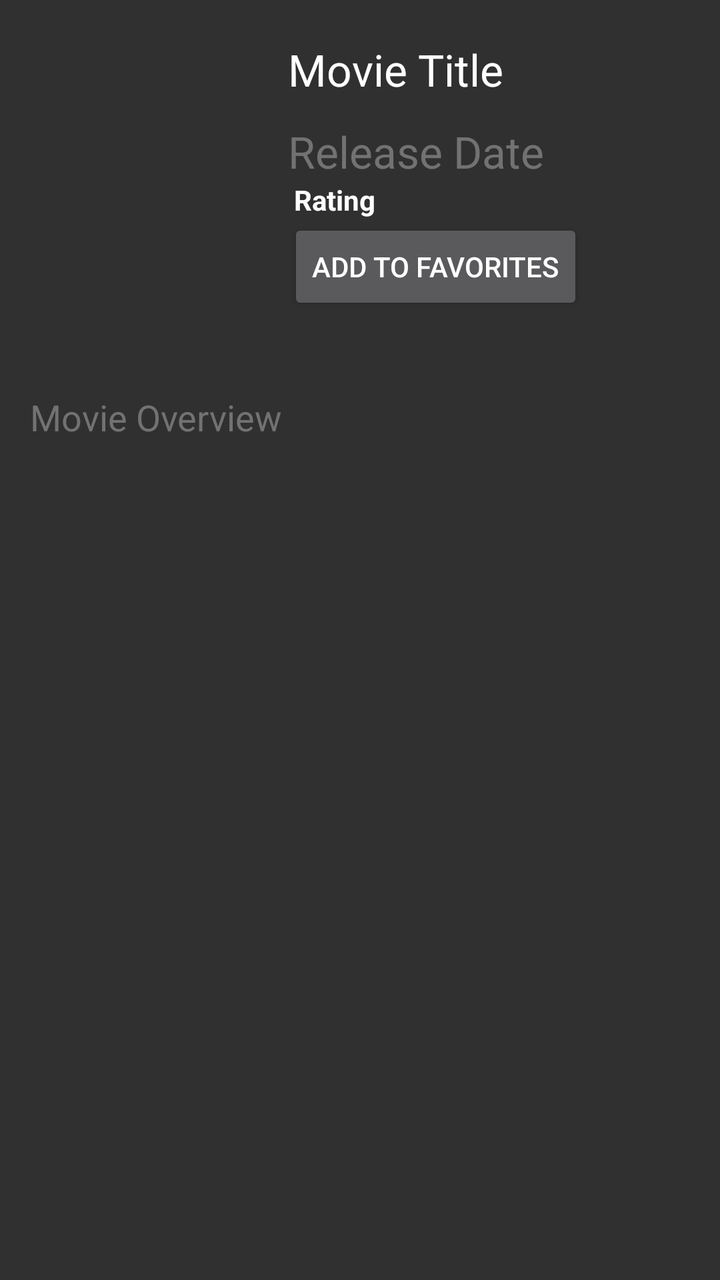
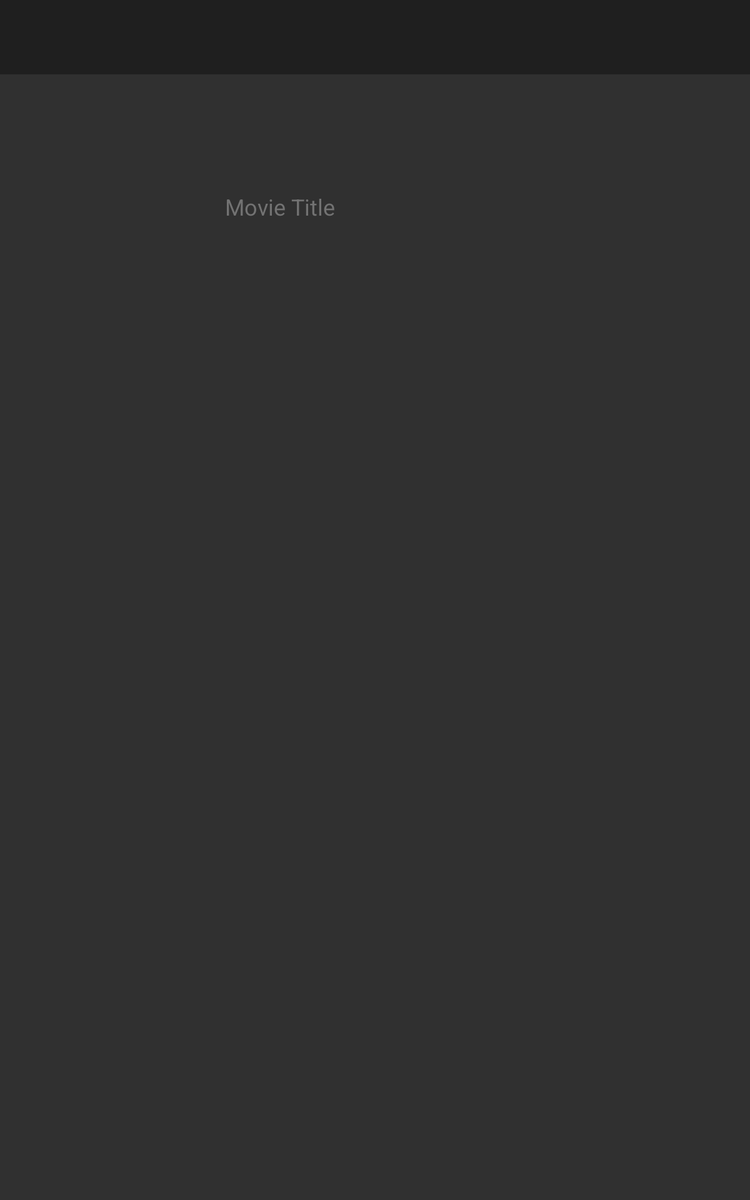

An Android layout and its configuration variant, each rendered on a device that would load it. The default file and the variant file are quoted in full after the pictures.
<!-- AndroidManifest.xml: application theme AppTheme.NoActionBar -->
<!-- res/layout/fragment_detail.xml -->
<layout xmlns:android="http://schemas.android.com/apk/res/android"
    xmlns:tools="http://schemas.android.com/tools">

    <LinearLayout
        android:layout_width="match_parent"
        android:layout_height="match_parent"
        android:orientation="vertical">

        <LinearLayout
            android:id="@+id/detail_layout_back"
            android:layout_width="match_parent"
            android:layout_height="wrap_content"
            android:orientation="vertical">

            <LinearLayout
                android:layout_width="match_parent"
                android:layout_height="match_parent"
                android:baselineAligned="false"
                android:orientation="horizontal"
                android:paddingTop="5dp"
                android:weightSum="10">

                <FrameLayout
                    android:layout_width="match_parent"
                    android:layout_height="match_parent"
                    android:layout_weight="6">

                    <ImageView
                        android:id="@+id/moviePoster"
                        android:layout_width="match_parent"
                        android:layout_height="wrap_content"
                        android:layout_gravity="top"
                        android:contentDescription="@string/movie_cover"
                        android:paddingLeft="@dimen/padding_side_medium"
                        android:paddingRight="@dimen/padding_side_medium"
                        android:paddingTop="@dimen/padding_tv_overview"
                        android:scaleType="fitStart"
                        android:transitionName="movie_cover"
                        tools:targetApi="lollipop" />
                </FrameLayout>


                <LinearLayout
                    android:id="@+id/details_layout"
                    android:layout_width="match_parent"
                    android:layout_height="wrap_content"
                    android:layout_weight="4"
                    android:orientation="vertical"
                    android:paddingBottom="24dp"
                    android:paddingTop="15dp">

                    <TextView
                        android:id="@+id/movie_title"
                        android:layout_width="wrap_content"
                        android:layout_height="wrap_content"
                        android:drawableBottom="@color/detail_movie_header"
                        android:paddingBottom="12dp"
                        android:textAppearance="?android:textAppearanceLarge"
                        android:textColor="@android:color/white"
                        android:transitionName="movie_title"
                        tools:targetApi="lollipop"
                        tools:text="Movie Title" />

                    <TextView
                        android:id="@+id/detail_release"
                        android:layout_width="wrap_content"
                        android:layout_height="wrap_content"

                        android:textAppearance="?android:textAppearanceLarge"
                        android:textColor="@color/detail_text"
                        tools:text="Release Date" />

                    <TextView
                        android:id="@+id/detail_rating"
                        android:layout_width="wrap_content"
                        android:layout_height="wrap_content"
                        android:textAppearance="?android:textAppearanceSmall"
                        android:textColor="@android:color/white"
                        android:paddingStart="3dp"
                        android:paddingLeft="3dp"
                        android:textStyle="bold"
                        tools:text="Rating" />

                    <Button
                        android:id="@+id/button_favorite"
                        android:layout_width="wrap_content"
                        android:layout_height="wrap_content"
                        android:text="@string/add_to_favourite" />

                </LinearLayout>


            </LinearLayout>


            <TextView
                android:id="@+id/detail_overview"
                android:layout_width="match_parent"
                android:layout_height="wrap_content"
                android:padding="@dimen/padding_tv_overview"
                android:textAppearance="?android:textAppearanceMedium"
                android:textColor="@color/detail_text"
                tools:text="Movie Overview" />

        </LinearLayout>

    </LinearLayout>
</layout>
<!-- resources referenced by this layout -->
<resources>
  <color name="detail_movie_header">#1F1F1F</color>
  <color name="detail_text">#727272</color>
  <dimen name="padding_side_medium">12dp</dimen>
  <dimen name="padding_tv_overview">15dp</dimen>
  <string name="add_to_favourite">Add to Favorites</string>
  <string name="movie_cover">Movie Cover</string>
  <style name="AppTheme.NoActionBar">
          <item name="windowActionBar">false</item>
          <item name="windowNoTitle">true</item>
      </style>
</resources>
<!-- res/layout-sw600dp/fragment_detail.xml (the repository's variant of the layout above) -->
<!-- drawn on a 7-inch tablet held upright -->
<ScrollView xmlns:android="http://schemas.android.com/apk/res/android"
    xmlns:tools="http://schemas.android.com/tools"
    android:layout_width="fill_parent"
    android:layout_height="fill_parent"
    android:focusableInTouchMode="true">

    <RelativeLayout
        android:layout_width="match_parent"
        android:layout_height="wrap_content">

        <LinearLayout
            android:layout_width="match_parent"
            android:layout_height="wrap_content"
            android:orientation="vertical">

            <LinearLayout
                android:layout_width="match_parent"
                android:layout_height="match_parent"
                android:background="@color/detail_movie_header">

                <TextView
                    android:id="@+id/movieTitle"
                    android:layout_width="wrap_content"
                    android:layout_height="wrap_content"
                    android:padding="15sp"
                    android:textAppearance="?android:textAppearanceLarge"
                    android:textColor="@android:color/white"
                    android:transitionName="movie_title" />

            </LinearLayout>

            <LinearLayout
                android:layout_width="match_parent"
                android:layout_height="match_parent"
                android:orientation="horizontal"
                android:paddingTop="15dp"
                android:weightSum="10">

                <FrameLayout
                    android:layout_width="wrap_content"
                    android:layout_height="match_parent"
                    android:layout_weight="3">

                    <ImageView
                        android:id="@+id/moviePoster"
                        android:layout_width="match_parent"
                        android:layout_height="match_parent"
                        android:layout_gravity="center_horizontal"

                        android:transitionName="movie_cover" />
                </FrameLayout>

                <LinearLayout
                    android:id="@+id/details_layout"
                    android:layout_width="wrap_content"
                    android:layout_height="match_parent"
                    android:layout_weight="7"
                    android:orientation="vertical"
                    android:paddingTop="15sp">

                    <TextView
                        android:id="@+id/detail_release"
                        android:layout_width="wrap_content"
                        android:layout_height="wrap_content"
                        android:textAppearance="?android:textAppearanceLarge"
                        android:textColor="@color/detail_text" />

                    <TextView
                        android:id="@+id/detail_rating"
                        android:layout_width="wrap_content"
                        android:layout_height="wrap_content"
                        android:textAppearance="?android:textAppearanceSmall"
                        android:textColor="@android:color/black"
                        android:textStyle="bold" />

                    <TextView
                        android:id="@+id/detail_overview"
                        android:layout_width="match_parent"
                        android:layout_height="wrap_content"
                        android:paddingRight="15sp"
                        android:paddingTop="15sp"
                        android:textAppearance="?android:textAppearanceMedium"
                        android:textColor="@color/detail_text"
                        tools:text="Movie Title" />

                </LinearLayout>


            </LinearLayout>


        </LinearLayout>
    </RelativeLayout>

</ScrollView>
<!-- resources referenced by the variant -->
<!-- as a 7-inch tablet held upright resolves them -->
<resources>
  <color name="detail_movie_header">#1F1F1F</color>
  <color name="detail_text">#727272</color>
  <style name="AppTheme.NoActionBar">
          <item name="windowActionBar">false</item>
          <item name="windowNoTitle">true</item>
      </style>
</resources>
